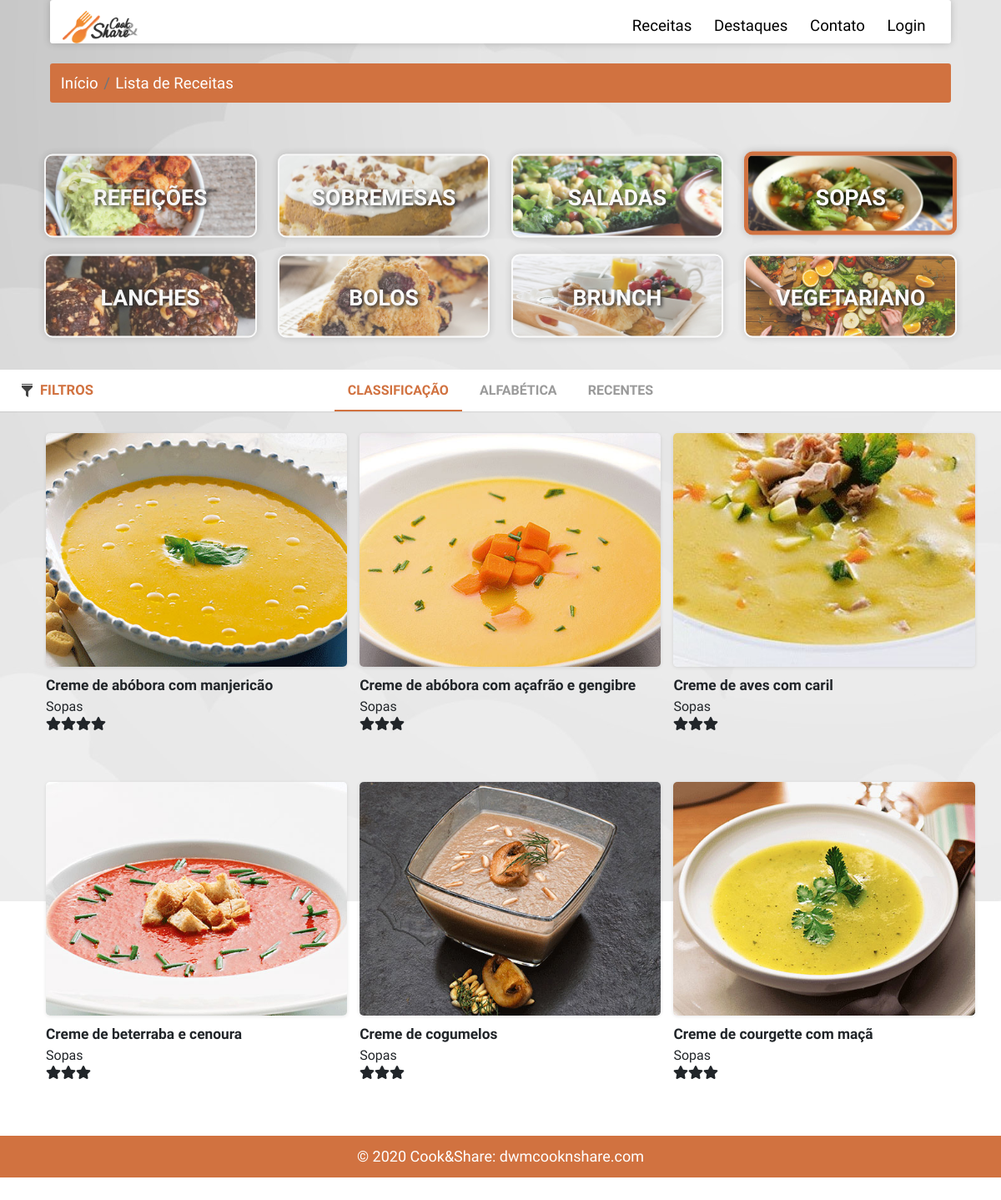
Screenshot of /receitas_sopas.php with the database file from the repository.
### tables this page shows
CREATE TABLE `categorias` (
  `id_categoria` int(6) NOT NULL,
  `nome` varchar(255) NOT NULL,
  `imagem` varchar(255) NOT NULL DEFAULT 'sem_imagem.jpg',
  `criado` timestamp NOT NULL DEFAULT current_timestamp(),
  `editado` timestamp NOT NULL DEFAULT current_timestamp() ON UPDATE current_timestamp()
);

CREATE TABLE `receitas` (
  `id_receita` int(6) NOT NULL,
  `id_user` int(6) NOT NULL,
  `nome` varchar(255) NOT NULL,
  `imagem` varchar(22) NOT NULL DEFAULT 'sem_imagem.jpg',
  `descricao` longtext NOT NULL,
  `duracao` int(10) NOT NULL,
  `ingredientes_desc` varchar(255) NOT NULL,
  `id_ingredientes` varchar(255) NOT NULL,
  `passos` varchar(255) NOT NULL,
  `id_categoria` int(6) NOT NULL,
  `npessoas` int(10) NOT NULL,
  `classificacao` int(11) NOT NULL DEFAULT 3,
  `total_classificacao` float NOT NULL,
  `nclassificacoes` int(11) NOT NULL,
  `dificuldade` enum('Fácil','Média','Difícil','') NOT NULL,
  `privacidade` enum('Público','Privado') NOT NULL DEFAULT 'Público',
  `estado` enum('Pendente','Aprovado','','') NOT NULL DEFAULT 'Pendente',
  `criado` timestamp NOT NULL DEFAULT current_timestamp(),
  `editado` timestamp NOT NULL DEFAULT current_timestamp() ON UPDATE current_timestamp()
);

### includes/ordenacao_sopas.php (called while the page is built, shortened)
<?php
$resultrec = mysqli_query($conn, "SELECT receitas.nome, receitas.npessoas, receitas.estado, receitas.duracao, receitas.dificuldade, receitas.id_categoria, receitas.id_receita,
receitas.imagem, receitas.classificacao, categorias.nome AS 'catnome' FROM receitas  INNER JOIN categorias ON receitas.id_categoria = categorias.id_categoria
 WHERE receitas.privacidade = 'Público' AND receitas.id_categoria = 4 AND receitas.estado = 'Aprovado' ORDER BY classificacao DESC");

### receitas_sopas.php (the view, shortened to what this page needs)
<html>
<head>
    <link rel="stylesheet" href="https://stackpath.bootstrapcdn.com/bootstrap/4.4.1/css/bootstrap.min.css">
    <link rel="stylesheet" href="assets/css/receitas.css">
</head>
<body>
<?php include("includes/navsU.php");
?>
 <div class="dbreadcrumb" aria-label="breadcrumb">
        <ol class="breadcrumb">
            <li class="breadcrumb-item"><a href="#">Início</a></li>
            <li class="breadcrumb-item active" aria-current="page"><a href="#">Lista de Receitas</a></li>
        </ol>
    </div>
    <?php include("includes/categorias.php");?>
    <main class="cd-main-content">
        <div class="cd-tab-filter-wrapper">
            <div class="cd-tab-filter">
                <ul class="cd-filters">
                    <li class="filter"><a class="selected" id="orderclass" data-type="all">Classificação</a></li>
                    <li class="filter" ><a data-type="all" id="orderalfa">Alfabética</a></li>
                    <li class="filter" ><a data-type="all" id="orderrecentes">Recentes</a></li>
                </ul>
            </div>
        </div>
        <section class="cd-gallery">
            <ul>
            <?php
            include("includes/ordenacao_sopas.php");
                        foreach($resultrec as $rowrec) {
                            $id = $rowrec['id_receita'];
                            $imagem = $rowrec['imagem'];
                            $classificacao = $rowrec['classificacao'];
                            $classificacao = intval($classificacao);
                            $duracao = $rowrec['duracao'];
                            $duracao = intval($duracao);
                            $nome = $rowrec['nome'];
                            $npessoas = $rowrec['npessoas'];
                            $categoria = $rowrec['catnome'];
                            $dificulade = $rowrec['dificuldade'];
                            if ($duracao<10){
                                $duracaof = "menos10m";
                            }else if (10 <= $duracao && $duracao<15){
                                $duracaof = "mais10menos15m";
                            }else if (15 <= $duracao && $duracao<20){
                                $duracaof = "mais15mmenos20m";
                            }else if (20<=$duracao && $duracao <25){
                                $duracaof = "mais20mmenos25m";
                            }else if (25<=$duracao && $duracao<30){
                                $duracaof = "mais25mmenos30m";
                            }else if (30<=$duracao && $duracao<=35){
                                $duracaof = "mais30mmenos35m";
                            }else if (35<$duracao){
                                $duracaof = "mais35m";
                            }
                            echo"
                            <li class='mix ".$categoria." ".$classificacao."c ".$duracaof." ".$dificulade." ".$npessoas."p'>
                            <div class='imgrec'>
                            <img src='assets/img/receitas/$imagem' alt='$nome'>
                            <div class='info'>
                                <p class='titulo'>".$nome."</p>
                                <p class='categoria'>".$categoria."</p>
                                <input type='hidden' name='rcid' id='rid' value='".$id."'>
                                <p class='class'>";  for ($i = 0; $i < $classificacao; $i++) { echo"<i class='fa fa-star' aria-hidden='true'></i>"; } echo"</p>
                            </div>
                            </div>
                        </li>
                            ";}?>
            </ul>
        </section>
        <a href="#0" class="cd-filter-trigger"> Filtros</a>
    </main>
</body>
</html>

### includes/categorias.php (shortened to what this page needs)
<?php
        include 'db.php';
        ?>
<!DOCTYPE html>
<html>
<head>
    <link rel="stylesheet" href="assets\css\categorias.css">
</head>
<body>
<div class="menus" id="menus">
        <div class="lmenus">
        <?php
                    $result = mysqli_query($conn, "SELECT * FROM categorias");
                    foreach($result as $row) {
                            $id = $row['id_categoria'];
                            $nome = $row['nome'];
                            $imagem = $row['imagem'];
                            echo '
                            <input type="hidden" name="categoria" id="rid" value="'.$id.'">
                            <div id="'.$id.'" class="col" style="background-image:url(../admin/img/categorias/' .$imagem.');">
                            <div class="lista" >
                            <span>'.$nome.'</span>
                            <input type="hidden" name="categorianome" id="rnome" value="'.$nome.'">
                            </div>
                        </div>';
        }
        ?>
        </div>
    </div>
</body>
</html>

### assets/css/receitas.css (style rules this page uses)
html { font-size: 80%; }
body { font-size: 1.6rem; font-family: 'Dosis', sans-serif; background-image: url("../img/back.jpg"); background-attachment: fixed; z-index: -1; background-repeat: no-repeat; }
.dbreadcrumb { font-size: 14pt; width: 90%; margin-top: 2%; margin-left: auto; margin-right: auto; animation-name: breadcrumb; animation-duration: 0.9s; margin-bottom: 50px; }
.dbreadcrumb ol { background-color: #D17240; }
.dbreadcrumb ol a { color: white; text-decoration: none; }
.cd-main-content a { color: #D17240; text-decoration: none; }
.cd-main-content ol, .cd-main-content ul { list-style: none; }
.cd-main-content { margin-top: 320px; position: relative; min-height: 100vh; }
.cd-main-content:after { content: ""; display: table; clear: both; }
.cd-tab-filter-wrapper { background-color: #ffffff; box-shadow: 0 1px 1px rgba(0, 0, 0, 0.08); z-index: 1; }
.cd-tab-filter-wrapper:after { content: ""; display: table; clear: both; }
.cd-tab-filter { position: relative; height: 50px; width: 140px; margin: 0 auto; z-index: 1; }
.cd-tab-filter::after { content: ''; position: absolute; right: 14px; top: 50%; bottom: auto; -webkit-transform: translateY(-50%); -moz-transform: translateY(-50%); -ms-transform: translateY(-50%); -o-transform: translateY(-50%); transform: translateY(-50%); display: inline-block; width: 16px; height: 16px; background: url("../img/cd-icon-arrow.svg") no-repeat center center; -webkit-transition: all 0.3s; -moz-transition: all 0.3s; transition: all 0.3s; pointer-events: none; }
.cd-tab-filter ul { position: absolute; top: 0; left: 0; background-color: #ffffff; box-shadow: inset 0 -2px 0 #D17240; }
li.filter a { font-size: 12pt; cursor: pointer; }
.cd-tab-filter li { display: none; }
.cd-tab-filter a { display: block; height: 50px; width: 140px; line-height: 50px; padding-left: 14px; }
.cd-tab-filter a.selected { background: #D17240; color: #ffffff; }
@media only screen and (min-width: 768px) { .cd-tab-filter { width: auto; cursor: auto; } }
@media only screen and (min-width: 768px) { .cd-tab-filter::after { display: none; } }
@media only screen and (min-width: 768px) { .cd-tab-filter ul { background: transparent; position: static; box-shadow: none; text-align: center; } }
@media only screen and (min-width: 768px) { .cd-tab-filter li { display: inline-block; } }
@media only screen and (min-width: 768px) { .cd-tab-filter a { display: inline-block; padding: 0 1em; width: auto; color: #9a9a9a; text-transform: uppercase; font-weight: 700; font-size: 1.3rem; } }
@media only screen and (min-width: 768px) { .cd-tab-filter a.selected { background: transparent; color: #D17240; box-shadow: inset 0 -2px 0 #D17240; } }
@media only screen and (min-width: 1170px) { .cd-tab-filter { width: 100%; float: right; margin: 0; -webkit-transition: width 0.3s; -moz-transition: width 0.3s; transition: width 0.3s; } }
.cd-gallery { padding: 26px 0; width: 100%; padding-left: 35px; }
.cd-gallery li { margin-bottom: 3em; display: none; text-align: left; cursor: pointer; margin-right: 5px; margin-left: 5px; }
.cd-gallery img { width: 100%; height: 280px; margin-bottom: 10px; border-radius: 5px; object-fit: cover; box-shadow: 0 1px 4px rgba(0, 0, 0, 0.1); }
.info p.titulo { text-align: left; font-size: 13pt; font-weight: bold; margin-bottom: 0; }
.info p.categoria { text-align: left; font-size: 12pt; margin-bottom: 0; }
.info p.class { text-align: left; font-size: 12pt; margin-bottom: 0; }
@media only screen and (min-width: 1170px) { .cd-gallery { -webkit-transition: width 0.3s; -moz-transition: width 0.3s; transition: width 0.3s; width: 100%; } }
@media only screen and (min-width: 1170px) { .cd-gallery li { width: 19%; } }
@media only screen and (max-width: 1919px) { .cd-gallery li { width: 31%; } }
@media only screen and (max-width: 1919px) { .cd-gallery { margin-left: 15px; } }
.cd-filter-trigger { position: absolute; top: 0; left: 2%; height: 50px; line-height: 50px; width: 60px; overflow: hidden; text-indent: 100%; color: transparent; white-space: nowrap; background: transparent url("../img/filtro.png") no-repeat center center; z-index: 3; }
@media only screen and (min-width: 1170px) { .cd-filter-trigger { width: auto; left: 2%; text-indent: 0; color: #9a9a9a; text-transform: uppercase; font-size: 1.3rem; font-weight: 700; padding-left: 24px; background-position: left center; -webkit-transition: color 0.3s; -moz-transition: color 0.3s; transition: color 0.3s; } }

### assets/css/navU.css (style rules this page uses)
* { margin: 0; padding: 0; font-family: 'Dosis', sans-serif; }

### rows the page displays
categorias: imagem (picture), nome "REFEIÇÕES"
categorias: imagem (picture), nome "SOBREMESAS"
categorias: imagem (picture), nome "SALADAS"
categorias: imagem (picture), nome "SOPAS"
categorias: imagem (picture), nome "LANCHES"
categorias: imagem (picture), nome "BOLOS"
categorias: imagem (picture), nome "BRUNCH"
categorias: imagem (picture), nome "VEGETARIANO"
receitas: imagem (picture), nome "Creme de abóbora com manjericão", id_categoria.nome "Sopas", classificacao 4 (drawn)
receitas: imagem (picture), nome "Creme de abóbora com açafrão e gengibre", id_categoria.nome "Sopas", classificacao 3 (drawn)
receitas: imagem (picture), nome "Creme de aves com caril", id_categoria.nome "Sopas", classificacao 3 (drawn)
receitas: imagem (picture), nome "Creme de beterraba e cenoura", id_categoria.nome "Sopas", classificacao 3 (drawn)
receitas: imagem (picture), nome "Creme de cogumelos", id_categoria.nome "Sopas", classificacao 3 (drawn)
receitas: imagem (picture), nome "Creme de courgette com maçã", id_categoria.nome "Sopas", classificacao 3 (drawn)
